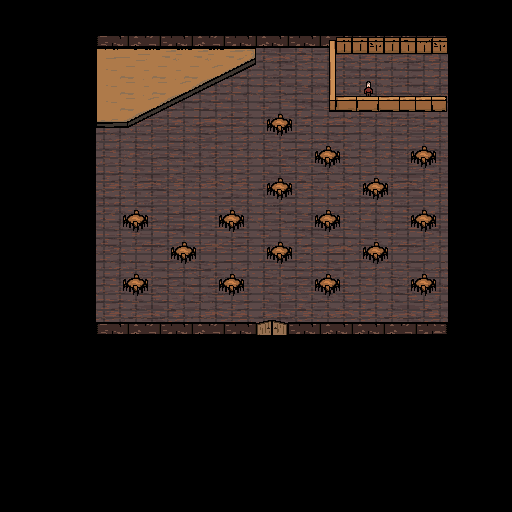

A 2D game scene composited from a Tiled map and its tileset images. What follows is a short description and the map's XML, with each tile layer's data collapsed to a summary:
An orthogonal 32x32 tile map with 16x16 px tiles, 5 tile layers (black, floor, abc, char, ...), 2 hidden layers not drawn, 4 tilesets.

<map version="1.0" orientation="orthogonal" width="32" height="32" tilewidth="16" tileheight="16">
 <properties>
  <property name="spawn-x" value="16" />
  <property name="spawn-y" value="10.2" />
 </properties>
 <tileset firstgid="1" name="tiles-bar" tilewidth="16" tileheight="16">
  <image source="tiles-bar.png" width="800" height="600" />
 </tileset>
 <tileset firstgid="1851" source="quest-tiles.tsx" />
 <tileset firstgid="1857" name="char-2" tilewidth="16" tileheight="16">
  <image source="char-2.png" width="800" height="600" />
 </tileset>
 <tileset firstgid="3707" source="gameplay-tiles.tsx" />
 <layer name="black" width="32" height="32">
  <data>[1024 cells, 0 non-empty, 0 distinct tile ids]</data>
 </layer>
 <layer name="floor" width="32" height="32">
  <data>[1024 cells, 396 non-empty, 256 distinct tile ids]</data>
 </layer>
 <layer name="abc" width="32" height="32">
  <data>[1024 cells, 140 non-empty, 14 distinct tile ids]</data>
 </layer>
 <layer name="char" width="32" height="32">
  <data>[1024 cells, 4 non-empty, 4 distinct tile ids]</data>
 </layer>
 <layer name="def" width="32" height="32">
  <data>[1024 cells, 65 non-empty, 36 distinct tile ids]</data>
 </layer>
 <layer name="gameplay" width="32" height="32" visible="0" opacity="0.6">
  <data>[1024 cells, 1024 non-empty, 3 distinct tile ids]</data>
 </layer>
 <layer name="quests" width="32" height="32" visible="0" opacity="0.66">
  <data>[1024 cells, 8 non-empty, 2 distinct tile ids]</data>
 </layer>
</map>